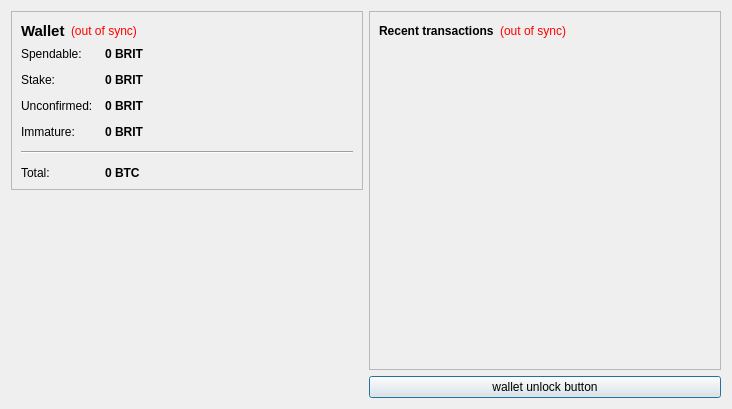
<?xml version="1.0" encoding="UTF-8"?>
<ui version="4.0">
 <class>OverviewPage</class>
 <widget class="QWidget" name="OverviewPage">
  <property name="geometry">
   <rect>
    <x>0</x>
    <y>0</y>
    <width>732</width>
    <height>409</height>
   </rect>
  </property>
  <property name="windowTitle">
   <string>Form</string>
  </property>
  <layout class="QHBoxLayout" name="horizontalLayout" stretch="0,0">
   <item>
    <layout class="QVBoxLayout" name="verticalLayout_2">
     <item>
      <widget class="QFrame" name="frame">
       <property name="frameShape">
        <enum>QFrame::StyledPanel</enum>
       </property>
       <property name="frameShadow">
        <enum>QFrame::Raised</enum>
       </property>
       <layout class="QVBoxLayout" name="verticalLayout_4">
        <item>
         <layout class="QHBoxLayout" name="horizontalLayout_4">
          <item>
           <widget class="QLabel" name="label_5">
            <property name="font">
             <font>
              <pointsize>11</pointsize>
              <weight>75</weight>
              <bold>true</bold>
             </font>
            </property>
            <property name="text">
             <string>Wallet</string>
            </property>
           </widget>
          </item>
          <item>
           <widget class="QLabel" name="labelWalletStatus">
            <property name="toolTip">
             <string>The displayed information may be out of date. Your wallet automatically synchronizes with the BritCoin network after a connection is established, but this process has not completed yet.</string>
            </property>
            <property name="styleSheet">
             <string notr="true">QLabel { color: red; }</string>
            </property>
            <property name="text">
             <string notr="true">(out of sync)</string>
            </property>
            <property name="alignment">
             <set>Qt::AlignLeading|Qt::AlignLeft|Qt::AlignVCenter</set>
            </property>
           </widget>
          </item>
          <item>
           <spacer name="horizontalSpacer_2">
            <property name="orientation">
             <enum>Qt::Horizontal</enum>
            </property>
            <property name="sizeHint" stdset="0">
             <size>
              <width>40</width>
              <height>20</height>
             </size>
            </property>
           </spacer>
          </item>
         </layout>
        </item>
        <item>
         <layout class="QFormLayout" name="formLayout_2">
          <property name="fieldGrowthPolicy">
           <enum>QFormLayout::AllNonFixedFieldsGrow</enum>
          </property>
          <property name="horizontalSpacing">
           <number>12</number>
          </property>
          <property name="verticalSpacing">
           <number>12</number>
          </property>
          <item row="0" column="0">
           <widget class="QLabel" name="label">
            <property name="text">
             <string>Spendable:</string>
            </property>
           </widget>
          </item>
          <item row="0" column="1">
           <widget class="QLabel" name="labelBalance">
            <property name="font">
             <font>
              <weight>75</weight>
              <bold>true</bold>
             </font>
            </property>
            <property name="cursor">
             <cursorShape>IBeamCursor</cursorShape>
            </property>
            <property name="toolTip">
             <string>Your current spendable balance</string>
            </property>
            <property name="text">
             <string notr="true">0 BRIT</string>
            </property>
            <property name="textInteractionFlags">
             <set>Qt::LinksAccessibleByMouse|Qt::TextSelectableByKeyboard|Qt::TextSelectableByMouse</set>
            </property>
           </widget>
          </item>
          <item row="1" column="0">
           <widget class="QLabel" name="label_6">
            <property name="text">
             <string>Stake:</string>
            </property>
           </widget>
          </item>
          <item row="1" column="1">
           <widget class="QLabel" name="labelStake">
            <property name="font">
             <font>
              <weight>75</weight>
              <bold>true</bold>
             </font>
            </property>
            <property name="cursor">
             <cursorShape>IBeamCursor</cursorShape>
            </property>
            <property name="toolTip">
             <string>Total of coins that was staked, and do not yet count toward the current balance</string>
            </property>
            <property name="text">
             <string notr="true">0 BRIT</string>
            </property>
            <property name="textInteractionFlags">
             <set>Qt::LinksAccessibleByMouse|Qt::TextSelectableByKeyboard|Qt::TextSelectableByMouse</set>
            </property>
           </widget>
          </item>
          <item row="2" column="0">
           <widget class="QLabel" name="label_3">
            <property name="text">
             <string>Unconfirmed:</string>
            </property>
           </widget>
          </item>
          <item row="2" column="1">
           <widget class="QLabel" name="labelUnconfirmed">
            <property name="font">
             <font>
              <weight>75</weight>
              <bold>true</bold>
             </font>
            </property>
            <property name="cursor">
             <cursorShape>IBeamCursor</cursorShape>
            </property>
            <property name="toolTip">
             <string>Total of transactions that have yet to be confirmed, and do not yet count toward the current balance</string>
            </property>
            <property name="text">
             <string notr="true">0 BRIT</string>
            </property>
            <property name="textInteractionFlags">
             <set>Qt::LinksAccessibleByMouse|Qt::TextSelectableByKeyboard|Qt::TextSelectableByMouse</set>
            </property>
           </widget>
          </item>
          <item row="3" column="0">
           <widget class="QLabel" name="labelImmatureText">
            <property name="text">
             <string>Immature:</string>
            </property>
           </widget>
          </item>
          <item row="3" column="1">
           <widget class="QLabel" name="labelImmature">
            <property name="font">
             <font>
              <weight>75</weight>
              <bold>true</bold>
             </font>
            </property>
            <property name="toolTip">
             <string>Mined balance that has not yet matured</string>
            </property>
            <property name="text">
             <string notr="true">0 BRIT</string>
            </property>
            <property name="textInteractionFlags">
             <set>Qt::LinksAccessibleByMouse|Qt::TextSelectableByKeyboard|Qt::TextSelectableByMouse</set>
            </property>
           </widget>
          </item>
          <item row="4" column="0" colspan="2">
           <widget class="Line" name="line">
            <property name="orientation">
             <enum>Qt::Horizontal</enum>
            </property>
           </widget>
          </item>
          <item row="5" column="0">
           <widget class="QLabel" name="labelTotalText">
            <property name="text">
             <string>Total:</string>
            </property>
           </widget>
          </item>
          <item row="5" column="1">
           <widget class="QLabel" name="labelTotal">
            <property name="font">
             <font>
              <weight>75</weight>
              <bold>true</bold>
             </font>
            </property>
            <property name="cursor">
             <cursorShape>IBeamCursor</cursorShape>
            </property>
            <property name="toolTip">
             <string>Your current total balance</string>
            </property>
            <property name="text">
             <string notr="true">0 BTC</string>
            </property>
            <property name="textInteractionFlags">
             <set>Qt::LinksAccessibleByMouse|Qt::TextSelectableByKeyboard|Qt::TextSelectableByMouse</set>
            </property>
           </widget>
          </item>
         </layout>
        </item>
       </layout>
      </widget>
     </item>
     <item>
      <spacer name="verticalSpacer_4">
       <property name="orientation">
        <enum>Qt::Vertical</enum>
       </property>
       <property name="sizeHint" stdset="0">
        <size>
         <width>20</width>
         <height>40</height>
        </size>
       </property>
      </spacer>
     </item>
     <item>
      <widget class="QLabel" name="label_2">
       <property name="text">
        <string/>
       </property>
       <property name="pixmap">
        <pixmap resource="../bitcoin.qrc">:/images/Wallet_Logo</pixmap>
       </property>
       <property name="alignment">
        <set>Qt::AlignCenter</set>
       </property>
      </widget>
     </item>
     <item>
      <spacer name="verticalSpacer">
       <property name="orientation">
        <enum>Qt::Vertical</enum>
       </property>
       <property name="sizeHint" stdset="0">
        <size>
         <width>20</width>
         <height>40</height>
        </size>
       </property>
      </spacer>
     </item>
    </layout>
   </item>
   <item>
    <layout class="QVBoxLayout" name="verticalLayout_3">
     <item>
      <widget class="QFrame" name="frame_2">
       <property name="frameShape">
        <enum>QFrame::StyledPanel</enum>
       </property>
       <property name="frameShadow">
        <enum>QFrame::Raised</enum>
       </property>
       <layout class="QVBoxLayout" name="verticalLayout">
        <item>
         <layout class="QHBoxLayout" name="horizontalLayout_2">
          <item>
           <widget class="QLabel" name="label_4">
            <property name="text">
             <string>&lt;b&gt;Recent transactions&lt;/b&gt;</string>
            </property>
           </widget>
          </item>
          <item>
           <widget class="QLabel" name="labelTransactionsStatus">
            <property name="toolTip">
             <string>The displayed information may be out of date. Your wallet automatically synchronizes with the BritCoin network after a connection is established, but this process has not completed yet.</string>
            </property>
            <property name="styleSheet">
             <string notr="true">QLabel { color: red; }</string>
            </property>
            <property name="text">
             <string notr="true">(out of sync)</string>
            </property>
            <property name="alignment">
             <set>Qt::AlignRight|Qt::AlignTrailing|Qt::AlignVCenter</set>
            </property>
           </widget>
          </item>
          <item>
           <spacer name="horizontalSpacer">
            <property name="orientation">
             <enum>Qt::Horizontal</enum>
            </property>
            <property name="sizeHint" stdset="0">
             <size>
              <width>40</width>
              <height>20</height>
             </size>
            </property>
           </spacer>
          </item>
         </layout>
        </item>
        <item>
         <widget class="QListView" name="listTransactions">
          <property name="styleSheet">
           <string notr="true">QListView { background: transparent; }</string>
          </property>
          <property name="frameShape">
           <enum>QFrame::NoFrame</enum>
          </property>
          <property name="verticalScrollBarPolicy">
           <enum>Qt::ScrollBarAlwaysOff</enum>
          </property>
          <property name="horizontalScrollBarPolicy">
           <enum>Qt::ScrollBarAlwaysOff</enum>
          </property>
          <property name="selectionMode">
           <enum>QAbstractItemView::NoSelection</enum>
          </property>
         </widget>
        </item>
       </layout>
      </widget>
     </item>
     <item>
      <widget class="QPushButton" name="unlockWalletButton">
       <property name="sizePolicy">
        <sizepolicy hsizetype="Minimum" vsizetype="Fixed">
         <horstretch>0</horstretch>
         <verstretch>0</verstretch>
        </sizepolicy>
       </property>
       <property name="maximumSize">
        <size>
         <width>16777214</width>
         <height>16777214</height>
        </size>
       </property>
       <property name="toolTip">
        <string/>
       </property>
       <property name="text">
        <string>wallet unlock button</string>
       </property>
       <property name="checkable">
        <bool>false</bool>
       </property>
       <property name="autoDefault">
        <bool>false</bool>
       </property>
       <property name="default">
        <bool>true</bool>
       </property>
       <property name="flat">
        <bool>false</bool>
       </property>
      </widget>
     </item>
    </layout>
   </item>
  </layout>
 </widget>
 <resources>
  <include location="../bitcoin.qrc"/>
 </resources>
 <connections/>
</ui>
